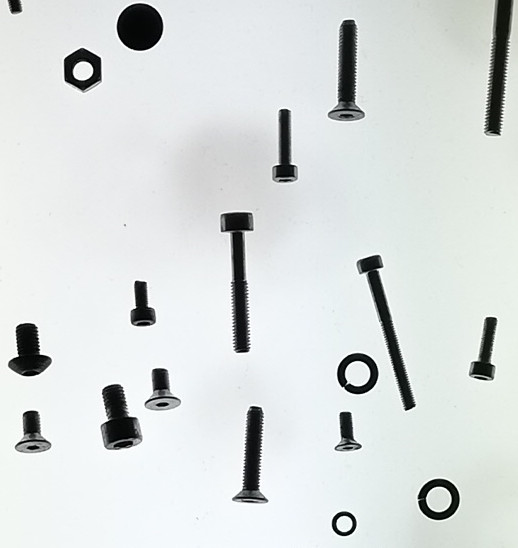
#> input picture asset/Realbild.jpg, 518 x 548 px
$ python test3.py
#> lines starting #> are read from the running program, lines starting #| are printed output that depends on the picture; after the words box and inside, x2 and y2 are one past the last pixel; in counts of white or black regions, pixels touching at a corner belong together
import cv2 as cv
import numpy as np
from matplotlib import pyplot as plt
import os
image_file = os.path.join(os.path.dirname(__file__), "../asset/Realbild.jpg")
img = cv.imread(image_file, cv.IMREAD_GRAYSCALE)
#> img: shape (548, 518); min 0, max 255, mean 219.3
img = cv.medianBlur(img, 5)
ret, th1 = cv.threshold(img, 127, 255, cv.THRESH_BINARY)
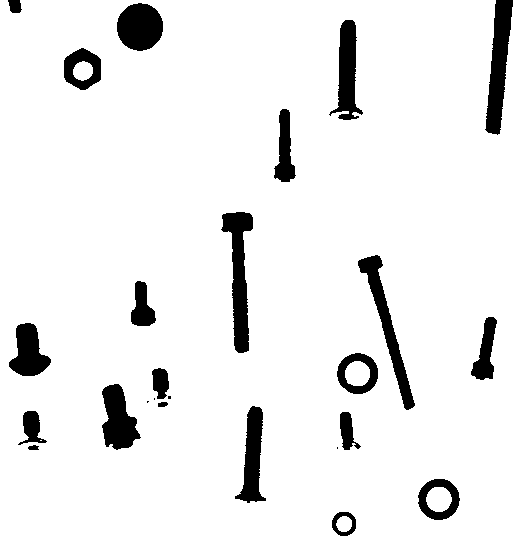
#> th1: shape (548, 518); 92.6% white; 25 black regions (4 under 20 px), largest, box (x1, y1, x2, y2) and area: (221, 212, 253, 353) 2177, (485, 0, 513, 135) 2098, (358, 255, 415, 410) 1878
th2 = cv.adaptiveThreshold(img, 255, cv.ADAPTIVE_THRESH_MEAN_C,
                           cv.THRESH_BINARY, 51, 2)
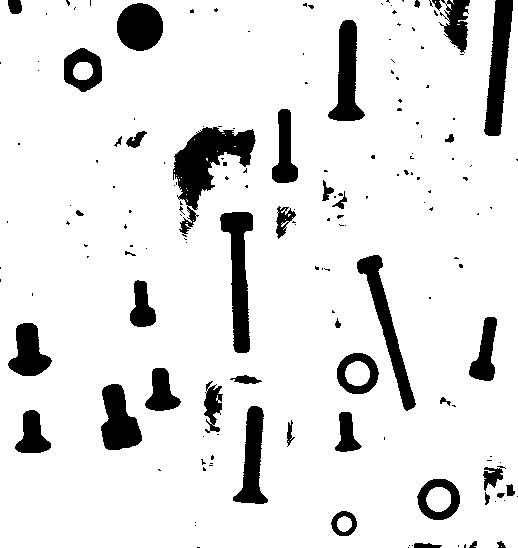
#> th2: shape (548, 518); 88.9% white; 169 black regions (126 under 20 px), largest, box (x1, y1, x2, y2) and area: (173, 127, 256, 237) 3494, (220, 212, 253, 353) 2419, (484, 0, 513, 136) 2262
th3 = cv.adaptiveThreshold(img, 255, cv.ADAPTIVE_THRESH_GAUSSIAN_C,
                           cv.THRESH_BINARY, 51, 2)
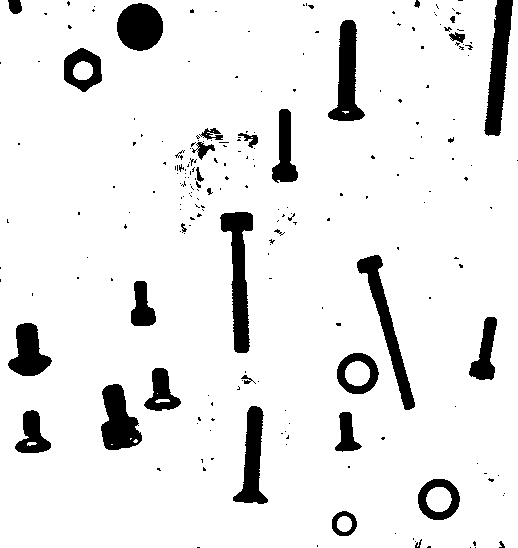
#> th3: shape (548, 518); 91.3% white; 223 black regions (188 under 20 px), largest, box (x1, y1, x2, y2) and area: (220, 212, 253, 353) 2277, (484, 0, 513, 136) 2134, (357, 255, 415, 410) 1980
titles = ['Original Image', 'Global Thresholding (v = 127)',
          'Adaptive Mean Thresholding', 'Adaptive Gaussian Thresholding']
images = [img, th1, th2, th3]
for i in range(4):
    plt.subplot(2, 2, i+1), plt.imshow(images[i], 'gray')
    plt.title(titles[i])
    plt.xticks([]), plt.yticks([])
plt.show()
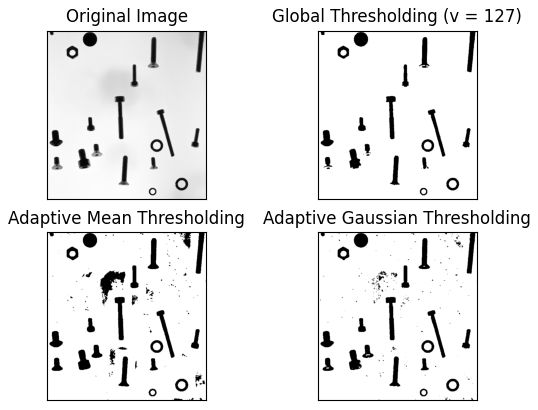
#> figure drawn by matplotlib, 4 panels

$ run again, with asset/BlobTest.jpg copied over asset/Realbild.jpg
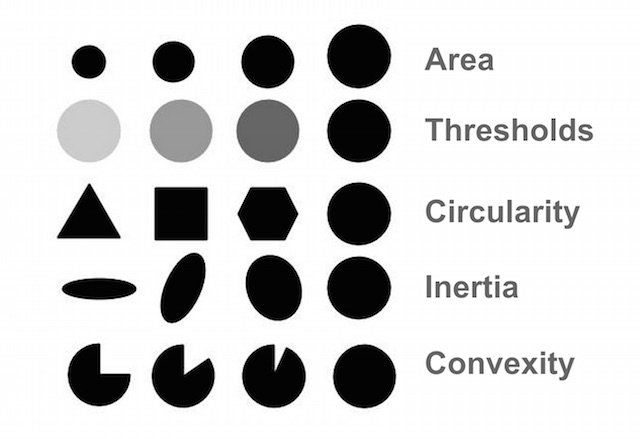
#> input picture asset/BlobTest.jpg, 640 x 439 px
#> img is the input picture: shape (439, 640); min 0, max 255, mean 210.2
#> `ret, th1 = cv.threshold(img, 127, 255, cv.THRESH_BINARY)`:
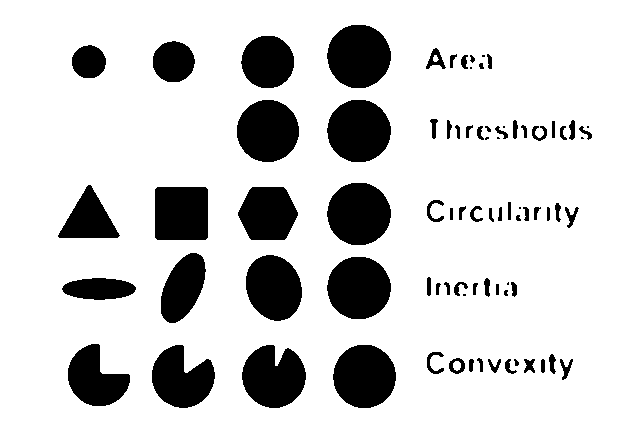
#> th1: shape (439, 640); 82.9% white; 81 black regions (10 under 20 px), largest, box (x1, y1, x2, y2) and area: (327, 25, 391, 88) 3169, (327, 183, 391, 245) 3127, (327, 257, 391, 319) 3127
#> th2: shape (439, 640); 79.2% white; 54 black regions, largest, box (x1, y1, x2, y2) and area: (327, 24, 391, 88) 3195, (57, 100, 121, 162) 3153, (333, 344, 396, 408) 3153
#> th3: shape (439, 640); 81% white; 60 black regions, largest, box (x1, y1, x2, y2) and area: (242, 344, 306, 408) 2991, (327, 24, 391, 88) 2851, (333, 344, 396, 408) 2819
#> `plt.show()`:
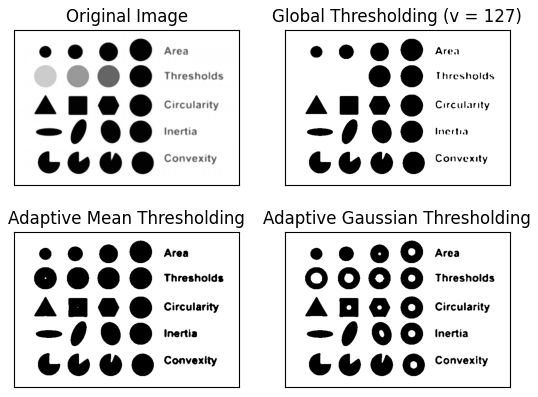
#> figure drawn by matplotlib, 4 panels

$ run again, with asset/IMG_20190310_120422.jpg copied over asset/Realbild.jpg
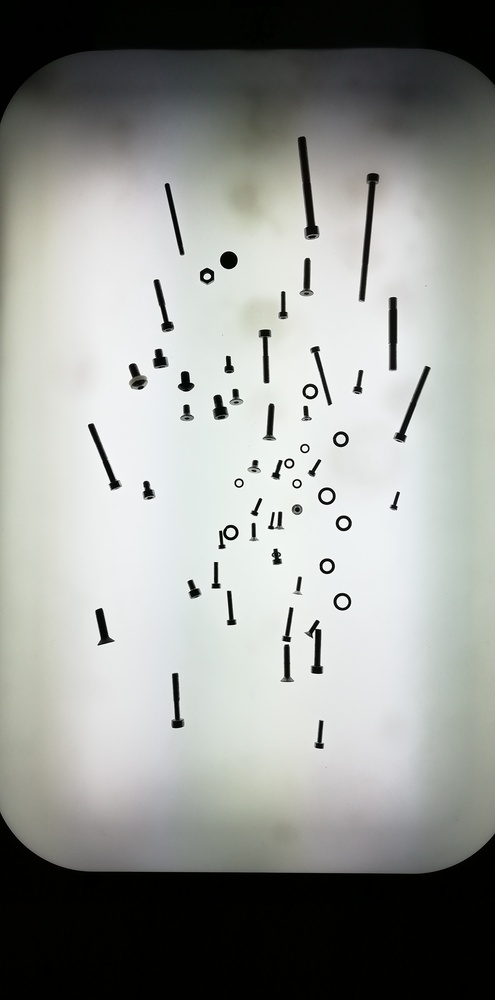
#> input picture asset/IMG_20190310_120422.jpg, 495 x 1000 px, shrunk from 1616 x 3264 before the run
#> `ret, th1 = cv.threshold(img, 127, 255, cv.THRESH_BINARY)`:
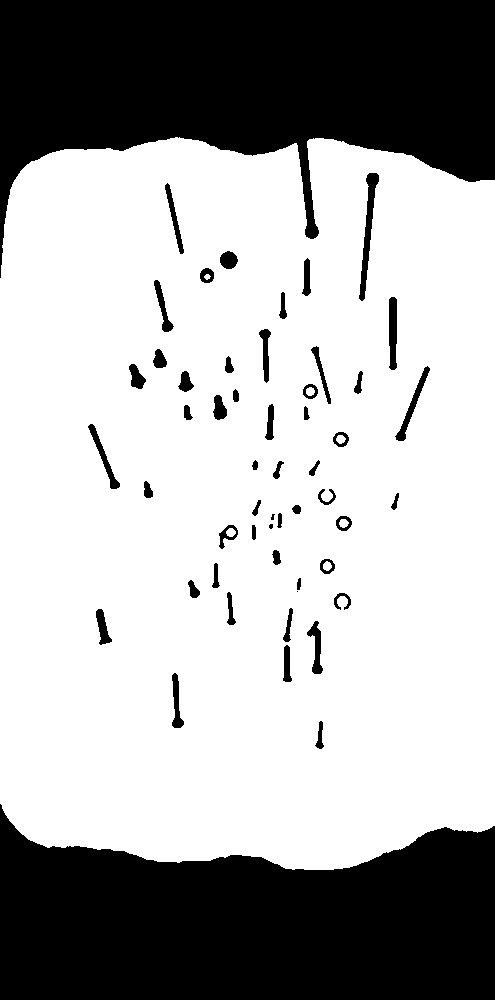
#> th1: shape (1000, 495); 67.6% white; 54 black regions (3 under 20 px), largest, box (x1, y1, x2, y2) and area: (0, 0, 495, 278) 77275, (0, 804, 495, 1000) 73662, (359, 173, 379, 301) 853
#> th2: shape (1000, 495); 81.4% white; 351 black regions (271 under 20 px), largest, box (x1, y1, x2, y2) and area: (161, 155, 483, 844) 25230, (36, 73, 467, 172) 14501, (0, 813, 495, 899) 13486
#> th3: shape (1000, 495); 90.5% white; 851 black regions (715 under 20 px), largest, box (x1, y1, x2, y2) and area: (0, 813, 495, 893) 9231, (0, 30, 495, 122) 7577, (0, 136, 8, 786) 2749
#> `plt.show()`:
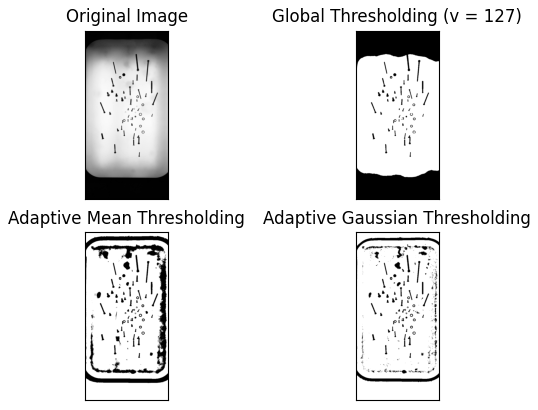
#> figure drawn by matplotlib, 4 panels
